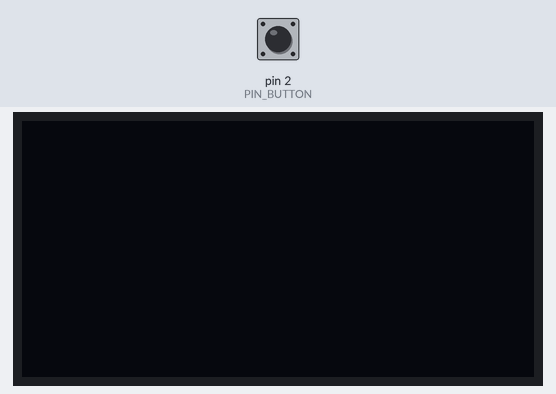
This sketch was run on a simulated Arduino Uno, built with avr-gcc and run on an emulated ATmega328P. Shown: 128×64 one-colour display. The inputs (shaded band) are chosen by the test bench; at power-on: pin 2 (PIN_BUTTON) HIGH.

Above: at 1.2 s.
1.3 s: pin 2 (PIN_BUTTON) pulled LOW for 1.2 s
At 2.5 s:
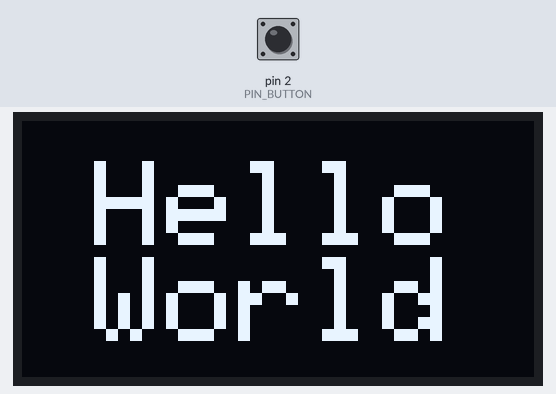
At 3.8 s:
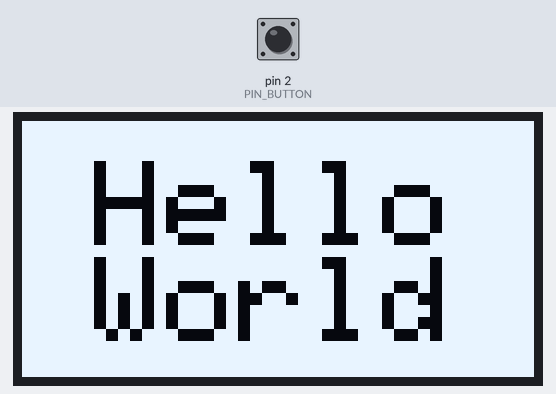
Timing chart, 0 to 5.3 s (numbered marks = the images above; inputs shaded):
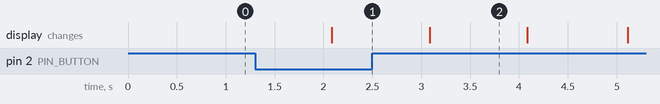

Measured:
- after the input at 1.3 s, the display: changes after 0.78 s (image 1)
- what the display in image 2 shows lasts 1.0 s, from 3.1 s to 4.1 s

The sketch:

053_learn.ino
```cpp
#include <SPI.h>
#include <Wire.h>
#include <Adafruit_GFX.h>
#include <Adafruit_SSD1306.h>

#define I2C_ADRESS 0x3C
#define SCREEN_WIDTH 128
#define SCREEN_HEIGHT 64
#define SCREEN_RESET -1
Adafruit_SSD1306 oled(SCREEN_WIDTH, SCREEN_HEIGHT, &Wire, SCREEN_RESET);


#define PIN_BUTTON 2
int val_button_old ;
void setup() {
  Serial.begin(115200);
  pinMode(PIN_BUTTON, INPUT_PULLUP);
  oled.begin(SSD1306_SWITCHCAPVCC, I2C_ADRESS);
  oled.clearDisplay();
  oled.display();
}

void loop() {
  int val_button = digitalRead(PIN_BUTTON);
  if (val_button_old == 1 && val_button == 0) {
    oled_text();
    delay(1000);
    oled_pixel();
    delay(1000);
    oled_line();
    delay(1000);
    oled_crosshair();
    delay(1000);
    oled_draw_rect();
    delay(1000);
    oled_fill_rect();
    delay(1000);
    oled_fill_rect_black();
    delay(1000);
    oled_draw_circle();
    delay(1000);
    oled_fill_circle();
    delay(1000);
    oled_ring();
    oled.clearDisplay();
    oled.display();
  }
  val_button_old = val_button;
  delay(1000);
}

void oled_text() {
  oled.clearDisplay();
  oled.setCursor(0, 10);
  oled.setTextColor(WHITE);
  oled.setTextSize(3);
  oled.println(" Hello");
  oled.println(" World");
  oled.display();
  delay(1000);
  oled.invertDisplay(1);
  delay(1000);
  oled.invertDisplay(0);
}

void oled_pixel() {
  oled.clearDisplay();
  oled.drawPixel(64, 32, WHITE);
  oled.display();
  delay(1000);
  oled.invertDisplay(1);
  delay(1000);
  oled.invertDisplay(0);
}

void oled_line() {
  oled.clearDisplay();
  oled.drawLine(0, 0, 127, 63, WHITE);
  oled.drawLine(127, 0, 0, 63, WHITE);
  oled.display();
  delay(1000);
  oled.invertDisplay(1);
  delay(1000);
  oled.invertDisplay(0);
}

void oled_crosshair() {
  oled.clearDisplay();
  oled.drawLine(0, 32, 127, 32, WHITE);
  oled.drawLine(64, 0, 64, 63, WHITE);
  oled.display();
  delay(1000);
  oled.invertDisplay(1);
  delay(1000);
  oled.invertDisplay(0);
}

void oled_draw_rect() {
  oled.clearDisplay();
  oled.drawRect(0, 0, 128, 64, WHITE);
  oled.display();
  delay(1000);
  oled.invertDisplay(1);
  delay(1000);
  oled.invertDisplay(0);
}

void oled_fill_rect() {
  oled.clearDisplay();
  oled.fillRect(1, 1, 126, 62, WHITE);
  oled.display();
  delay(1000);
  oled.invertDisplay(1);
  delay(1000);
  oled.invertDisplay(0);
}

void oled_fill_rect_black() {
  oled.clearDisplay();
  oled.fillRect(0, 0, 128, 64, WHITE);
  oled.fillRect(5, 5, 118, 54, BLACK);
  oled.display();
  delay(1000);
  oled.invertDisplay(1);
  delay(1000);
  oled.invertDisplay(0);
}

void oled_draw_circle() {
  oled.clearDisplay();
  oled.drawCircle(64, 32, 31, WHITE);
  oled.display();
  delay(1000);
  oled.invertDisplay(1);
  delay(1000);
  oled.invertDisplay(0);
}

void oled_fill_circle() {
  oled.clearDisplay();
  oled.fillCircle(64, 32, 30, WHITE);
  oled.display();
  delay(1000);
  oled.invertDisplay(1);
  delay(1000);
  oled.invertDisplay(0);
}

void oled_ring() {
  oled.clearDisplay();
  oled.fillCircle(64, 32, 30, WHITE);
  oled.fillCircle(64, 32, 20, BLACK);
  oled.display();
  delay(1000);
  oled.invertDisplay(1);
  delay(1000);
  oled.invertDisplay(0);
}
```
